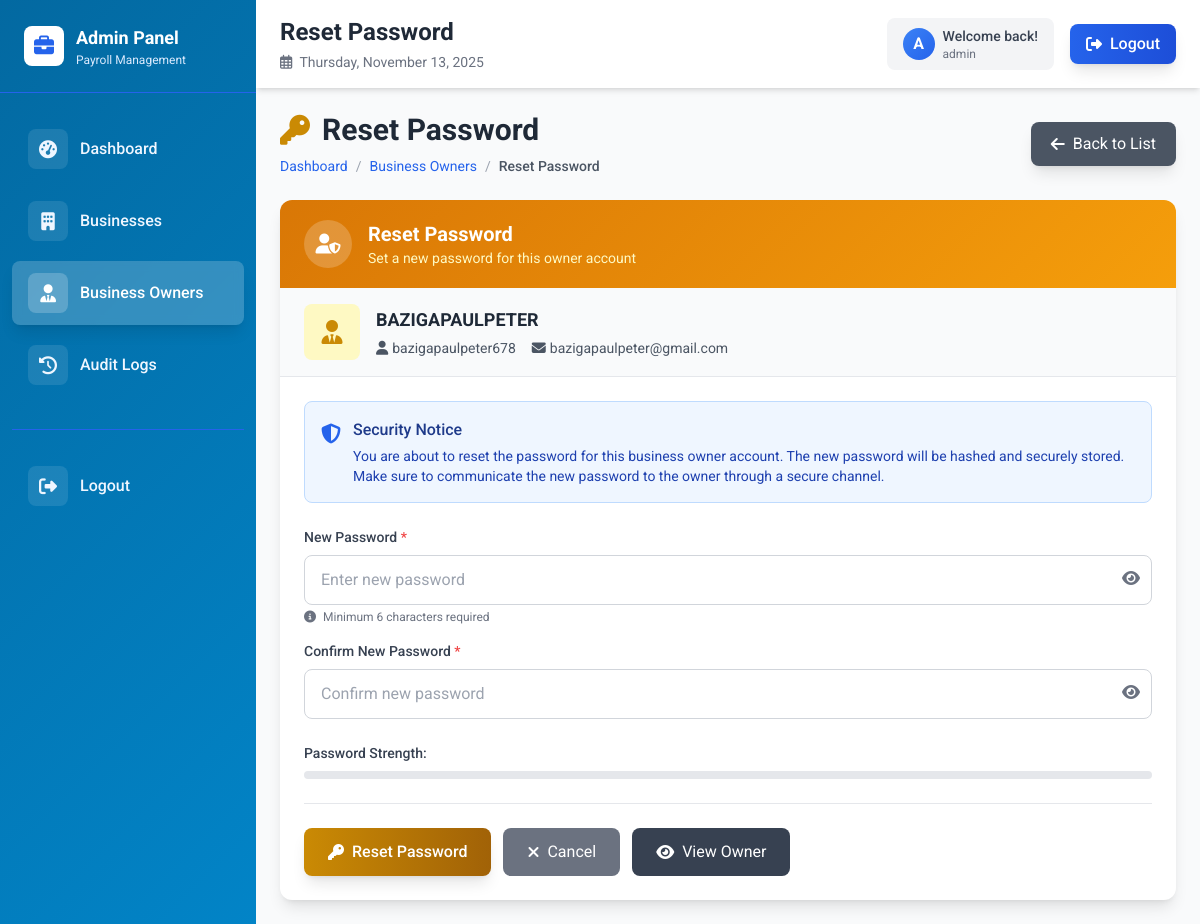
Page /pyroll_ms_admin/admin/views/owner_reset_password.php?id=6 (signed in) on the committed database.
### tables this page shows
CREATE TABLE `business_owners` (
  `id` int NOT NULL,
  `business_id` int NOT NULL,
  `id_number` varchar(100) NOT NULL,
  `full_name` varchar(100) NOT NULL,
  `username` varchar(100) NOT NULL,
  `email` varchar(100) DEFAULT NULL,
  `phone` varchar(20) DEFAULT NULL,
  `address` varchar(100) NOT NULL,
  `business_role` varchar(100) NOT NULL,
  `password` varchar(100) NOT NULL,
  `status` varchar(20) NOT NULL,
  `created_at` timestamp NULL DEFAULT CURRENT_TIMESTAMP,
  `updated_at` timestamp NOT NULL DEFAULT CURRENT_TIMESTAMP,
  `deleted_at` timestamp NULL DEFAULT NULL
);

### pyroll_ms_admin/admin/views/owner_reset_password.php (the view, shortened to what this page needs)
<?php
require_once '../../config/database.php';
$owner_id = isset($_GET['id']) ? intval($_GET['id']) : 0;
$sql = "SELECT id, full_name, username, email FROM business_owners WHERE id = ?";
$stmt = $conn->prepare($sql);
$stmt->bind_param("i", $owner_id);
$stmt->execute();
$result = $stmt->get_result();
$owner = $result->fetch_assoc();
?>
<!DOCTYPE html>
<html lang="en">
<head>
    <script src="https://cdn.tailwindcss.com"></script>
    <link rel="stylesheet" href="https://cdnjs.cloudflare.com/ajax/libs/font-awesome/6.4.0/css/all.min.css">
</head>
<body class="bg-gray-50 font-roboto antialiased">
    <div class="flex h-screen overflow-hidden">
        <aside class="w-64 bg-blue-gradient text-white shadow-2xl flex-shrink-0">
            <div class="p-6 border-b border-blue-600">
                <div class="flex items-center space-x-3">
                    <div class="w-10 h-10 bg-white rounded-lg flex items-center justify-center">
                        <i class="fas fa-briefcase text-blue-600 text-xl"></i>
                    </div>
                    <div>
                        <h4 class="text-lg font-bold">Admin Panel</h4>
                        <p class="text-xs text-blue-100">Payroll Management</p>
                    </div>
                </div>
            </div>
            <nav class="mt-6 px-3">
                <ul class="space-y-2">
                    <li>
                        <a href="dashboard.php" class="flex items-center px-4 py-3 text-blue-50 rounded-lg transition-all duration-200 hover:bg-white/10 hover:text-white">
                            <div class="w-10 h-10 bg-white/10 rounded-lg flex items-center justify-center mr-3">
                                <i class="fas fa-tachometer-alt text-lg"></i>
                            </div>
                            <span class="font-medium">Dashboard</span>
                        </a>
                    </li>
                    <li>
                        <a href="business.php" class="flex items-center px-4 py-3 text-blue-50 rounded-lg transition-all duration-200 hover:bg-white/10 hover:text-white">
                            <div class="w-10 h-10 bg-white/10 rounded-lg flex items-center justify-center mr-3">
                                <i class="fas fa-building text-lg"></i>
                            </div>
                            <span class="font-medium">Businesses</span>
                        </a>
                    </li>
                    <li>
                        <a href="owners.php" class="flex items-center px-4 py-3 bg-white/20 text-white rounded-lg shadow-lg backdrop-blur-sm">
                            <div class="w-10 h-10 bg-white/20 rounded-lg flex items-center justify-center mr-3">
                                <i class="fas fa-user-tie text-lg"></i>
                            </div>
                            <span class="font-medium">Business Owners</span>
                        </a>
                    </li>
                    <li>
                        <a href="audit_logs.php" class="flex items-center px-4 py-3 text-blue-50 rounded-lg transition-all duration-200 hover:bg-white/10 hover:text-white">
                            <div class="w-10 h-10 bg-white/10 rounded-lg flex items-center justify-center mr-3">
                                <i class="fas fa-history text-lg"></i>
                            </div>
                            <span class="font-medium">Audit Logs</span>
                        </a>
                    </li>
                </ul>
                <div class="mt-8 pt-6 border-t border-blue-600">
                    <a href="../logout.php" class="flex items-center px-4 py-3 text-blue-50 rounded-lg transition-all duration-200 hover:bg-red-500/20 hover:text-white">
                        <div class="w-10 h-10 bg-white/10 rounded-lg flex items-center justify-center mr-3">
                            <i class="fas fa-sign-out-alt text-lg"></i>
                        </div>
                        <span class="font-medium">Logout</span>
                    </a>
                </div>
            </nav>
        </aside>
        <div class="flex-1 flex flex-col overflow-hidden">
            <header class="bg-white shadow-md z-10">
                <div class="px-6 py-4 flex justify-between items-center">
                    <div>
                        <h1 class="text-2xl font-bold text-gray-800">Reset Password</h1>
                        <p class="text-sm text-gray-500 mt-1">
                            <i class="far fa-calendar-alt mr-1"></i>
                            <?php echo date('l, F j, Y'); ?>
                        </p>
                    </div>
                    <div class="flex items-center space-x-4">
                        <div class="hidden md:flex items-center space-x-2 bg-gray-100 px-4 py-2 rounded-lg">
                            <div class="w-8 h-8 bg-gradient-to-br from-blue-500 to-blue-600 rounded-full flex items-center justify-center text-white font-bold">
                                <?php echo strtoupper(substr($_SESSION['admin_username'], 0, 1)); ?>
                            </div>
                            <div>
                                <p class="text-sm font-medium text-gray-700">Welcome back!</p>
                                <p class="text-xs text-gray-500"><?php echo htmlspecialchars($_SESSION['admin_username']); ?></p>
                            </div>
                        </div>
                        <a href="../logout.php" class="inline-flex items-center px-4 py-2 bg-gradient-to-r from-blue-600 to-blue-700 text-white rounded-lg hover:from-blue-700 hover:to-blue-800 transition-all duration-200 shadow-lg hover:shadow-xl">
                            <i class="fas fa-sign-out-alt mr-2"></i>
                            <span class="font-medium">Logout</span>
                        </a>
                    </div>
                </div>
            </header>
            <main class="flex-1 overflow-y-auto bg-gray-50">
                <div class="p-6 space-y-6">
                    <div class="flex flex-col sm:flex-row justify-between items-start sm:items-center gap-4">
                        <div>
                            <h2 class="text-3xl font-bold text-gray-800 flex items-center">
                                <i class="fas fa-key text-yellow-600 mr-3"></i>
                                Reset Password
                            </h2>
                            <nav class="text-sm mt-2">
                                <ol class="flex list-none p-0">
                                    <li class="flex items-center">
                                        <a href="dashboard.php" class="text-blue-600 hover:text-blue-800 hover:underline">Dashboard</a>
                                        <span class="mx-2 text-gray-400">/</span>
                                    </li>
                                    <li class="flex items-center">
                                        <a href="owners.php" class="text-blue-600 hover:text-blue-800 hover:underline">Business Owners</a>
                                        <span class="mx-2 text-gray-400">/</span>
                                    </li>
                                    <li class="text-gray-600 font-medium">Reset Password</li>
                                </ol>
                            </nav>
                        </div>
                        <a href="owners.php" class="inline-flex items-center px-5 py-2.5 bg-gray-600 text-white rounded-lg hover:bg-gray-700 transition-all duration-200 shadow-lg">
                            <i class="fas fa-arrow-left mr-2"></i>
                            Back to List
                        </a>
                    </div>
                    <div class="bg-white rounded-xl shadow-lg overflow-hidden">
                        <div class="bg-yellow-gradient px-6 py-5">
                            <div class="flex items-center">
                                <div class="w-12 h-12 bg-white/20 rounded-full flex items-center justify-center mr-4">
                                    <i class="fas fa-user-shield text-white text-xl"></i>
                                </div>
                                <div class="text-white">
                                    <h2 class="text-xl font-bold">Reset Password</h2>
                                    <p class="text-yellow-100 text-sm">Set a new password for this owner account</p>
                                </div>
                            </div>
                        </div>
                        <div class="bg-gray-50 px-6 py-4 border-b border-gray-200">
                            <div class="flex items-center">
                                <div class="w-14 h-14 bg-yellow-100 rounded-lg flex items-center justify-center mr-4">
                                    <i class="fas fa-user-tie text-yellow-600 text-2xl"></i>
                                </div>
                                <div>
                                    <h3 class="text-lg font-bold text-gray-800"><?php echo htmlspecialchars($owner['full_name']); ?></h3>
                                    <div class="flex items-center space-x-4 text-sm text-gray-600 mt-1">
                                        <span><i class="fas fa-user mr-1"></i><?php echo htmlspecialchars($owner['username']); ?></span>
                                        <span><i class="fas fa-envelope mr-1"></i><?php echo htmlspecialchars($owner['email']); ?></span>
                                    </div>
                                </div>
                            </div>
                        </div>
                        <form method="POST" class="p-6" id="resetPasswordForm">
                            <div class="bg-blue-50 border border-blue-200 rounded-lg p-4 mb-6">
                                <div class="flex">
                                    <i class="fas fa-shield-alt text-blue-600 text-xl mr-3 mt-0.5"></i>
                                    <div>
                                        <h4 class="font-medium text-blue-900 mb-1">Security Notice</h4>
                                        <p class="text-sm text-blue-800">
                                            You are about to reset the password for this business owner account.
                                            The new password will be hashed and securely stored. Make sure to communicate
                                            the new password to the owner through a secure channel.
                                        </p>
                                    </div>
                                </div>
                            </div>
                            <div class="space-y-4 mb-6">
                                <div>
                                    <label class="block text-sm font-medium text-gray-700 mb-2">
                                        New Password <span class="text-red-500">*</span>
                                    </label>
                                    <div class="relative">
                                        <input type="password"
                                               name="new_password"
                                               id="new_password"
                                               required
                                               minlength="6"
                                               class="w-full px-4 py-3 pr-12 border border-gray-300 rounded-lg focus:outline-none focus:ring-2 focus:ring-yellow-500"
                                               placeholder="Enter new password">
                                        <button type="button"
                                                onclick="togglePassword('new_password', 'toggleIcon1')"
                                                class="absolute right-3 top-3 text-gray-500 hover:text-gray-700">
                                            <i class="fas fa-eye" id="toggleIcon1"></i>
                                        </button>
                                    </div>
                                    <p class="text-xs text-gray-500 mt-1">
                                        <i class="fas fa-info-circle mr-1"></i>
                                        Minimum 6 characters required
                                    </p>
                                </div>
                                <div>
                                    <label class="block text-sm font-medium text-gray-700 mb-2">
                                        Confirm New Password <span class="text-red-500">*</span>
                                    </label>
                                    <div class="relative">
                                        <input type="password"
                                               name="confirm_password"
                                               id="confirm_password"
                                               required
                                               minlength="6"
                                               class="w-full px-4 py-3 pr-12 border border-gray-300 rounded-lg focus:outline-none focus:ring-2 focus:ring-yellow-500"
                                               placeholder="Confirm new password">
                                        <button type="button"
                                                onclick="togglePassword('confirm_password', 'toggleIcon2')"
                                                class="absolute right-3 top-3 text-gray-500 hover:text-gray-700">
                                            <i class="fas fa-eye" id="toggleIcon2"></i>
                                        </button>
                                    </div>
                                </div>
                            </div>
                            <div class="mb-6">
                                <div class="flex items-center justify-between mb-2">
                                    <span class="text-sm font-medium text-gray-700">Password Strength:</span>
                                </div>
                                <div class="w-full bg-gray-200 rounded-full h-2">
                                </div>
                            </div>
                            <div class="flex flex-wrap gap-3 pt-6 border-t border-gray-200">
                                <button type="submit"
                                        class="inline-flex items-center px-6 py-3 bg-gradient-to-r from-yellow-600 to-yellow-700 text-white rounded-lg hover:from-yellow-700 hover:to-yellow-800 transition-all duration-200 shadow-lg font-medium">
                                    <i class="fas fa-key mr-2"></i>
                                    Reset Password
                                </button>
                                <a href="owners.php"
                                   class="inline-flex items-center px-6 py-3 bg-gray-500 text-white rounded-lg hover:bg-gray-600 transition-all duration-200">
                                    <i class="fas fa-times mr-2"></i>
                                    Cancel
                                </a>
                                <a href="owner_view.php?id=<?php echo $owner_id; ?>"
                                   class="inline-flex items-center px-6 py-3 bg-gray-700 text-white rounded-lg hover:bg-gray-800 transition-all duration-200">
                                    <i class="fas fa-eye mr-2"></i>
                                    View Owner
                                </a>
                            </div>
                        </form>
                    </div>
                </div>
            </main>
        </div>
    </div>
</body>
</html>

### pyroll_ms_admin/admin/views/owner_reset_password.php (style rules this page uses)
.bg-blue-gradient { background: linear-gradient(135deg, #0369a1 0%, #0284c7 100%); }
.bg-yellow-gradient { background: linear-gradient(135deg, #d97706 0%, #f59e0b 100%); }
.transition-all { transition: all 0.3s ease; }

### rows in the picture
business_owners: full_name "BAZIGAPAULPETER", username "bazigapaulpeter678", email "bazigapaulpeter@gmail.com"

### other values in the picture
substr($_SESSION['admin_username'], 0, 1) "A"
$_SESSION['admin_username'] "admin"
